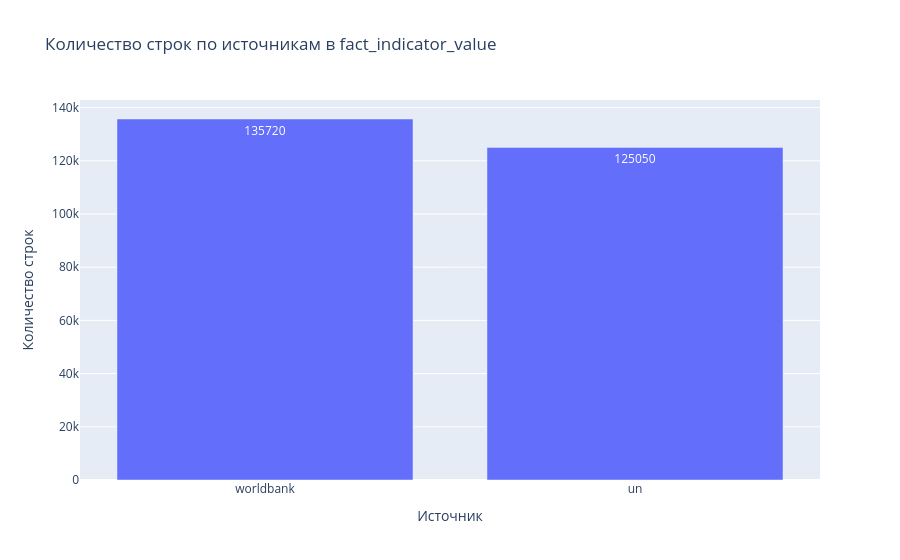

Notebook code for this chart:
### Code cell
fig = px.bar(
    source_counts,
    x="source",
    y="n_rows",
    title="Количество строк по источникам в fact_indicator_value",
    text="n_rows"
)
fig.update_layout(xaxis_title="Источник", yaxis_title="Количество строк")
fig.show()

### Figure 1 — Plotly figure (JSON) as saved in the notebook; plotly's stock layout.template omitted (floating-point values rounded to 4 significant figures)
{"data": [{"hovertemplate": "source=%{x}<br>n_rows=%{text}<extra></extra>", "legendgroup": "", "marker": {"color": "#636efa", "pattern": {"shape": ""}}, "name": "", "orientation": "v", "showlegend": false, "text": [135700.0, 125000.0], "textposition": "auto", "type": "bar", "x": ["worldbank", "un"], "xaxis": "x", "y": [135720, 125050], "yaxis": "y"}], "layout": {"barmode": "relative", "legend": {"tracegroupgap": 0}, "title": {"text": "Количество строк по источникам в fact_indicator_value"}, "xaxis": {"anchor": "y", "domain": [0, 1], "title": {"text": "Источник"}}, "yaxis": {"anchor": "x", "domain": [0, 1], "title": {"text": "Количество строк"}}}}
